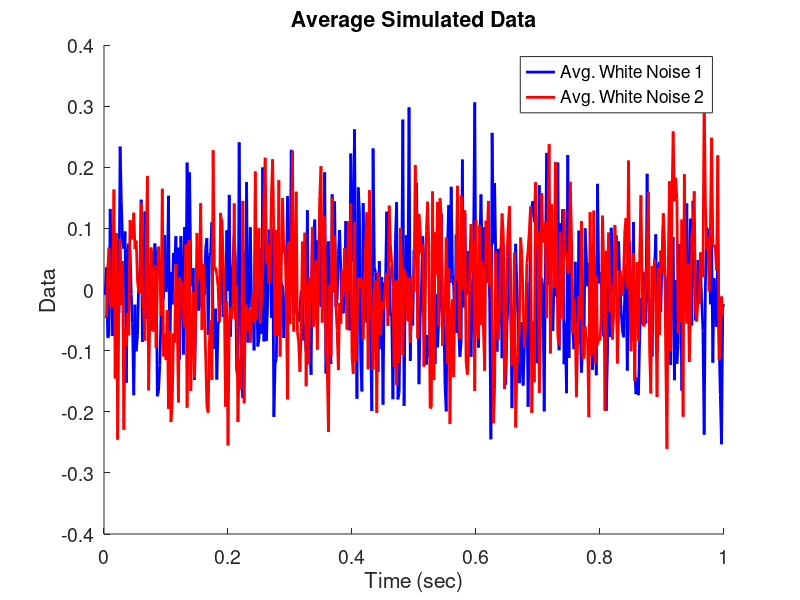

Write the MATLAB code that produced this figure. (Note: this script raises an error after producing the figure.)
function Chapter_5_Question_2()
    % Question 2 - Gaussian Model Average Cross-Covariance, Cross-Spectrum, and
    % Coherence

    %Generate Data
    T = 1;
    sample_interval = .002;
    sample_freq = 1/sample_interval;
    t = sample_interval:sample_interval:T;
    N = length(t);
    ntrials = 100;
    x = randn(ntrials, N); %generate random numbers uniform between 0 and 1
    x = (x - mean(x, 2) ) ./ std(x, [], 2); %generate white noise with 0 mean and 1 var
    y = randn(ntrials, N); %generate random numbers uniform between 0 and 1
    y = (y - mean(y, 2)) ./ std(y, [], 2); %generate white noise with 0 mean and 1 var

    %Visualize Data
    figure()
    hold on
    plot(t, mean(x, 1), 'b', 'LineWidth', 2)
    plot(t, mean(y, 1), 'r', 'LineWidth', 2)
    hold off
    xlabel('Time (sec)')
    ylabel('Data')
    legend({'Avg. White Noise 1', 'Avg. White Noise 2'})
    title('Average Simulated Data')
    set(gca, 'FontSize', 14)
    
    %Compute Trial Cross-Covariance, Trial Spectrum, and Coherence Using Helper
    %Function
    [Sxx, Syy, Sxy, cross_cov, cohr, lags, faxis] = ...
        Chapter_5_Analyze_Electrodes(x, y, sample_freq, T);
    
    %Plot Trial-Averaged Spectrum
    figure()
    hold on
    plot(faxis, 10*log10(mean(Sxx, 1)), 'b', 'LineWidth', 2)
    plot(faxis, 10*log10(mean(Syy, 1)), 'r', 'LineWidth', 2)
    hold off
    xlabel('Frequency (Hz)')
    ylabel('Power (dB)')
    title('Trial Averaged Spectrum')
    legend({'Avg. White Noise 1', 'Avg. White Noise 2'})
    set(gca, 'FontSize', 14)
    
    %Plot Trial-Averaged Cross-Covariance
    figure()
    plot(lags*sample_interval, mean(cross_cov, 1), 'b', 'LineWidth', 2)
    xlabel('Time (sec)')
    ylabel('Cross-Covariance')
    ylim([-0.1 0.1])
    title('Trial Averaged Cross-Covariance')
    set(gca, 'FontSize', 14)

    %Plot Coherence
    figure()
    plot(faxis, cohr, 'k', 'LineWidth', 2)
    xlabel('Frequency (Hz)')
    ylabel('Coherence')
    title('Coherence')
    ylim([0 1])
    set(gca, 'FontSize', 14)
    
    % a) The trial-averaged spectrum shows no clear power in any frequencies,
    % indicating a lack of time-based autocorrelation between points. Since
    % this is the very definition of Gaussian white noise, I'm not surprised by
    % this result.
    
    % b) The trial-averaged cross-covariance is effectively zero across all
    % lags. Again, this is expected because there is no intrinsic correlation
    % between time points in a Gaussian white noise data set.
    
    % c) The coherence, however, is a bit surprising. It seems like there is
    % actually some coherence (albeit low, and not at any particular
    % frequency). Thus, the key thing to remember when analyzing data is that
    % coherence can find spurious values even if your data sets are completely
    % independent. It is important to make sure the coherence is not just an
    % effect of correlating the data. This can be done by shuffling the trials
    % and computing the coherence using shuffled data; this gives a baseline
    % coherence that occurs by chance. Note: this shuffling will not work if
    % there is a constant phase relation between the two data sets regardless
    % of trial (because the shuffling won't actually shuffle anything; there is
    % still constant phase relation regardless of which trial). However, in
    % this case, the coherence will be 1 or near 1, which is much more
    % convincing then the spurious values around .2 or so we saw here.    
    
end